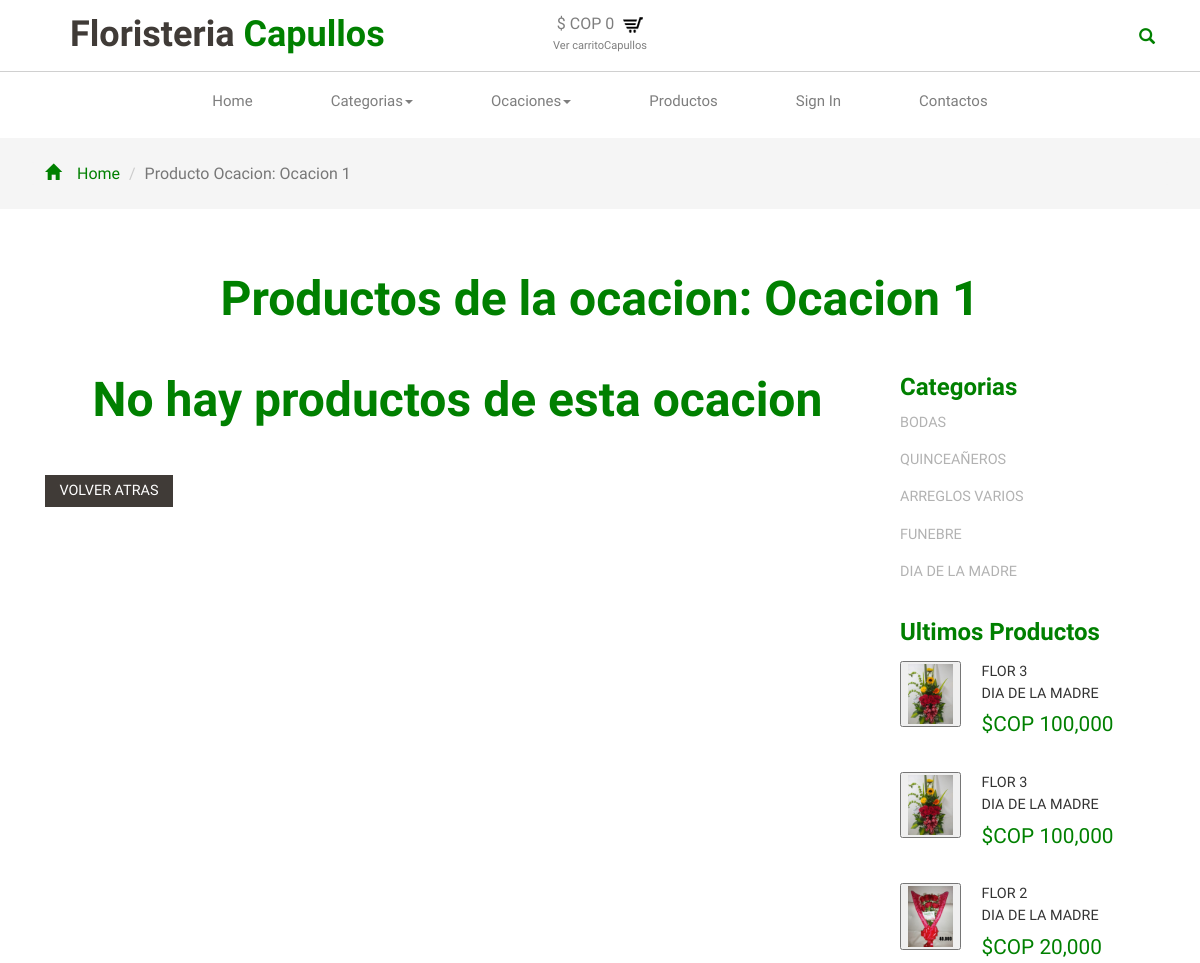
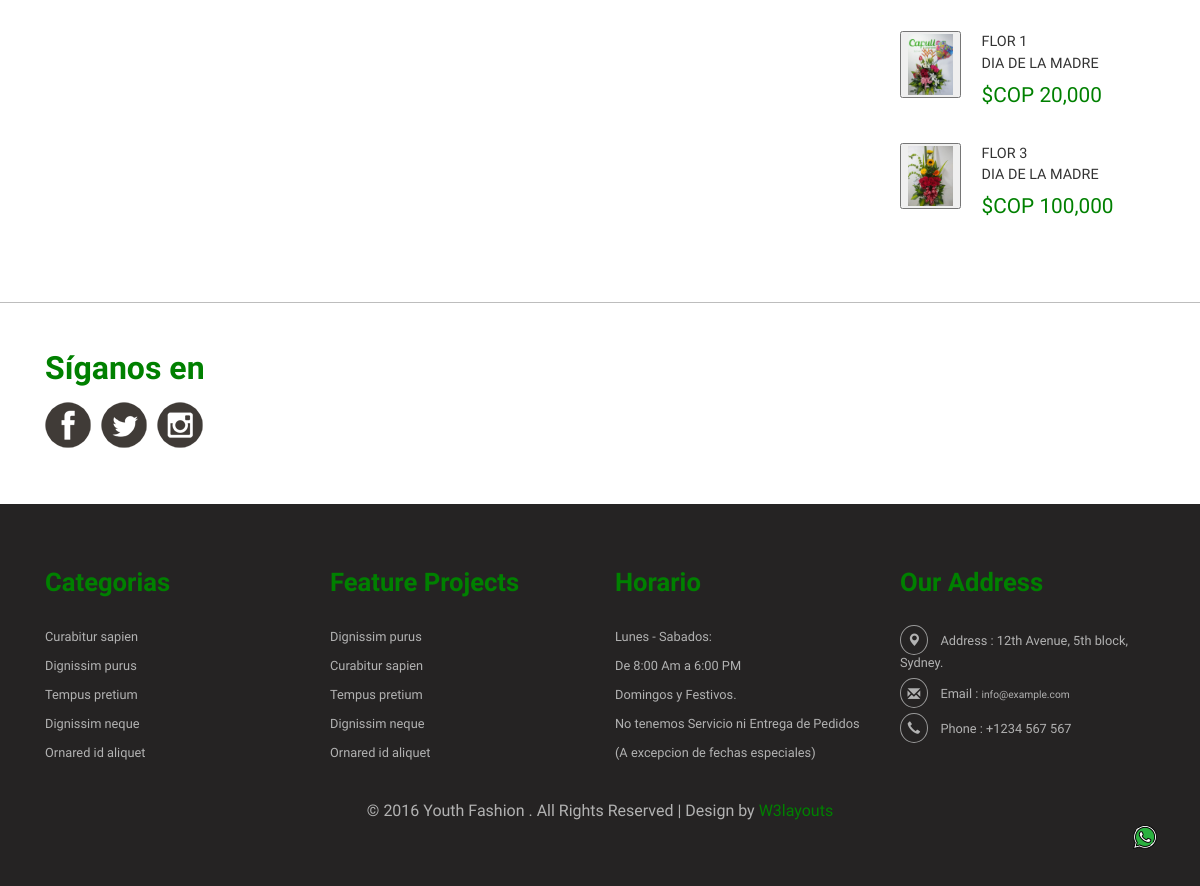
Screenshot of /products_occasions.php?name=Ocacion 1 with the database file from the repository (2 pictures, top to bottom).
### tables this page shows
CREATE TABLE `category` (
  `id_category` int(11) NOT NULL,
  `name` varchar(50) NOT NULL,
  `status` enum('ACTIVE','INACTIVE') NOT NULL
);

CREATE TABLE `product` (
  `id_product` int(11) NOT NULL,
  `namep` varchar(45) DEFAULT NULL,
  `image_product` varchar(45) DEFAULT NULL,
  `description` longtext DEFAULT NULL,
  `price` float DEFAULT NULL,
  `category` int(11) DEFAULT NULL,
  `occasions` int(11) NOT NULL,
  `status` enum('ACTIVE','INACTIVE') DEFAULT NULL,
  `offer` enum('ON','OFF') NOT NULL
);

### includes/sql.php (called while the page is built, shortened)
<?php
  require_once('load.php');
 function find_by_sql($sql)
{
  global $db;
  $result = $db->query($sql);
  $result_set = $db->while_loop($result);
  return $result_set;
}
function allCategories()
{
  $sql  = " SELECT * FROM category  ORDER BY  id_category DESC";
  return find_by_sql($sql);
}
function allProducts($limite)
{
$sql ="SELECT p.id_product,
p.namep,
    p.image_product,
    p.description,
    p.price,
    c.name,
    p.status,
    p.offer,
    o.name_ocaciones
FROM product p INNER JOIN category c ON p.category=c.id_category
INNER JOIN occasions o  ON o.id_ocaciones = p.occasions order by id_product DESC limit ".$limite;
  return find_by_sql($sql);
}

### includes/database.php (called while the page is built, shortened)
<?php
class MySqli_DB
{
  private $con;
  public $query_id;
  public function db_connect()
  {
    $this->con = mysqli_connect(DB_HOST, DB_USER, DB_PASS);
    if (!$this->con) {
      echo " ";
      die(" Database connection failed:" . mysqli_connect_error());
    } else {
      $select_db = $this->con->select_db(DB_NAME);
    }
  }
  public function query($sql)
  {
    if (trim($sql != "")) {
      $this->query_id = $this->con->query($sql);
    }
    return $this->query_id;
  }
  public function fetch_array($statement)
  {
    return mysqli_fetch_array($statement);
  }
  public function while_loop($loop)
  {
    $results = array();
    while ($result = $this->fetch_array($loop)) {
      $results[] = $result;
    }
    return $results;
  }
}
$db = new MySqli_DB();

### includes/functions.php (called while the page is built, shortened)
<?php
function numberCOP($número)
{
  return  number_format($número);
}
?>

### products_occasions.php (the view, shortened to what this page needs)
<?php
require_once("includes/load.php");
$existeOcacion = existOccasions($_GET['name']);
if ($existeOcacion['total']<1 ) {
	$session->msg('d', "No hay ocaciones con ese nombre");
	redirect('error.php', false);
}else{
    if (isset($_GET['name']) && $_GET['name']!="") {
        $ultimos = allProducts(5);
        $categories = allCategories();
    } else {
        $session->msg('d', "No hay ocaciones con ese nombre");
        redirect('error.php', false);
    }
}
?>
<!DOCTYPE html>
<html>
<head>
<link href="Assets/css/bootstrap-3.1.1.min.css" rel='stylesheet' type='text/css' />
<link rel="stylesheet" type="text/css" href="Assets/css/myStyle.css">
<link href="Assets/css/style.css" rel="stylesheet" type="text/css" media="all" />
</head>
<body>
<?php
require_once('layout/header.php');
?>
<div class="breadcrumbs">
		<div class="container">
			<ol class="breadcrumb breadcrumb1 animated wow slideInLeft animated" data-wow-delay=".5s" style="visibility: visible; animation-delay: 0.5s; animation-name: slideInLeft;">
				<li><a href="index.php"><span class="glyphicon glyphicon-home" aria-hidden="true"></span>Home</a></li>
				<li class="active">Producto Ocacion: <?php echo $_GET['name']?></li>
			</ol>
		</div>
	</div>
<div class="products">
	<div class="container">
		<h2>Productos  de la ocacion: <?php echo $_GET['name']?></h2>
		<div class="col-md-9">
		<?php
			$cont = 0;
			foreach ($productoPorOcacion as  $productos) : 	$cont++; ?>
				<?php endforeach;
				if($cont==0){
					echo '<h2>No hay productos  de esta ocacion</h2>';
					echo"<a class='acount-btn' href='javascript:history.back()'>Volver atras</a>";
				}?>
	</div>
		<div class="col-md-3 product-bottom">
					<div class=" rsidebar span_1_of_left">
						<h3 class="cate">Categorias</h3>
						<?php foreach ($categories as  $categorias) : ?>
							 <ul class="menu-drop">
							<li class="item1"><a href="#"><?php echo $categorias['name']?> </a>
							</li>
						</ul>
						<?php endforeach; ?>
					</div>
			<div class="product-bottom">
						<h3 class="cate">Ultimos Productos</h3>
					<?php	foreach ($ultimos as  $productos) : ?>
						<form action="single.php" method="post">
					<div class="product-go">
						<div class=" fashion-grid">
						<button type="submit"  class=""><img class="img-responsive " src="uploads/product/<?php echo $productos['image_product']; ?>" alt=""></a>
						</div>
						</form>
						<div class=" fashion-grid1">
							<h6 class="best2"><?php echo $productos['namep']; ?></h6>
							<h6 class="best2"><?php echo $productos['name']; ?></h6>
							<span class=" price-in1"> $COP <?php echo numberCOP($productos['price']); ?> </span>
						</div>
						<div class="clearfix"> </div>
					</div>
						<?php endforeach; ?>
<?php require_once('layout/footer.php');?>
	</body>
</html>

### Assets/css/myStyle.css (style rules this page uses)
::placeholder { color: white; }

### Assets/css/style.css (style rules this page uses)
html,body { background:#fff; font-size: 100%; font-family: 'Roboto-Regular'; }
body a { transition:0.5s all; -webkit-transition:0.5s all; -moz-transition:0.5s all; -o-transition:0.5s all; -ms-transition:0.5s all; }
ul { padding: 0; margin: 0; }
h1,h2,h3,h4,h5,h6,label,p { margin:0; }
.glyphicon { line-height: normal; }
.breadcrumb1 li span { left: 0em; padding-right: 1em; color: green; }
.breadcrumbs { padding: 1.5em 0 !important; background: #f5f5f5 !important; }
.breadcrumb { padding: 0px 15px; margin-bottom: 0 !important; }
.breadcrumb1 li a { color: green; text-decoration: none; }
.breadcrumb > .active { color: #777; }
.breadcrumb1 li { font-size: 1em; color: #999; }
.acount-btn { background:#403b37; color: #FFF; font-size: 0.9em; padding: 0.4em 1em; transition: 0.5s all; -webkit-transition: 0.5s all; -moz-transition: 0.5s all; -o-transition: 0.5s all; display: inline-block; text-transform: uppercase; }
.products h2 { color:green; font-size: 3em; text-align: center; margin: 0 0 1em; font-family: 'Poiret One', cursive; font-weight:700; }
.products { padding: 4em 0; }
h3.cate { color: green; font-size: 1.5em; font-family: 'Poiret One', cursive; font-weight: 700; }
.rsidebar.span_1_of_left { margin-bottom: 2em; }
.menu-drop { width: auto; height: auto; padding: 0; list-style: none; margin: 0.5em 0; }
.menu-drop > li > a { width: 100%; margin: 0.3em 0; display:inline-block; position: relative; color: #B2B2B2; font-size: 0.9em; text-decoration:none; }
.fashion-grid { float:left; width: 24%; }
.fashion-grid1 { float: right; width: 68%; }
h6.best2 { font-size: 0.9em; line-height: 1.5em; }
span.price-in1 { font-size: 1.3em; padding: 0.3em 0 0; display: block; color:green; }
.product-go { padding: 1em 0; }

### rows the page displays
category: name "BODAS"
category: name "QUINCEAÑEROS"
category: name "ARREGLOS VARIOS"
category: name "FUNEBRE"
category: name "DIA DE LA MADRE"
product: image_product (picture), namep "FLOR 3", category.name "DIA DE LA MADRE", price "100,000"
product: image_product (picture), namep "FLOR 3", category.name "DIA DE LA MADRE", price "100,000"
product: image_product (picture), namep "FLOR 2", category.name "DIA DE LA MADRE", price "20,000"
product: image_product (picture), namep "FLOR 1", category.name "DIA DE LA MADRE", price "20,000"
product: image_product (picture), namep "FLOR 3", category.name "DIA DE LA MADRE", price "100,000"

### other values shown
numberCOP(0) "0"
$_GET['name'] "Ocacion 1"
